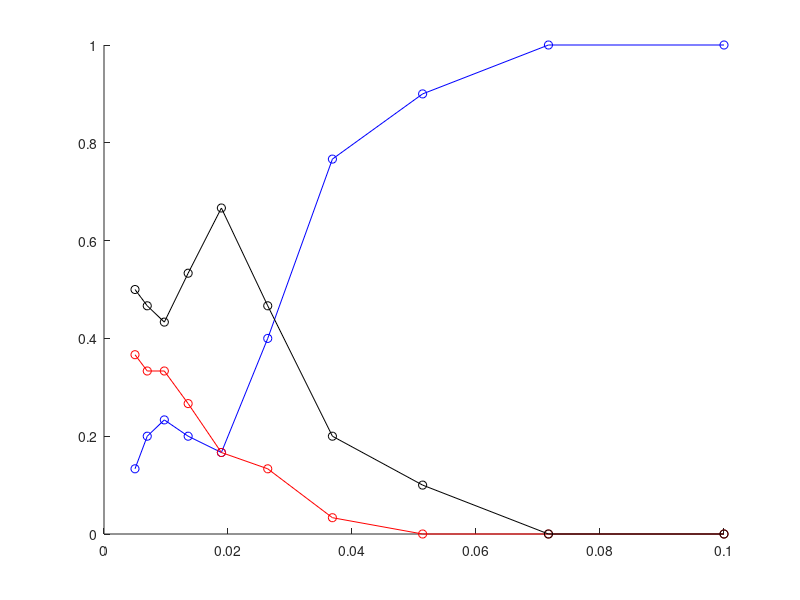

Recreate this plot in MATLAB.
%clear all;close all;
clc;
clear

% load('OK_motionRect_15_block1_5.mat')
% %load('OK_static_10_average_duration1_100.mat')
% data = data_all;
% load('OK_motionRect_15_block2_5.mat')
% 
% data = [ data; data_all ];


load('OK_constant_block1_3.mat')
data = data_all;
% load('SA_constant_block2_100.mat')
% data = [ data; data_all ];
%load('OK_static_10_average_duration1_100.mat')
%data = data_all;
% load('KS_station3Dot_15_block2_5.mat')
% % %
% data = [ data; data_all ];




data_all = data;
clear size

size( data_all )
%data_all = data_all( data_all(:,6) < 81, :);

correct_or_not = zeros(size(data_all,1),1);
for i = 1:size(data_all, 1)
    angle = data_all(i,3);
    response = data_all(i,4);
    
    if angle == 1
        if response == 79
            correct_or_not(i) = 1;
        elseif response == 80
            correct_or_not(i) = -1;
        else
            correct_or_not(i) = 0;
        end
        
    elseif angle == 2
        if response == 80
            correct_or_not(i) = 1;
        elseif response == 79
            correct_or_not(i) = -1;
        else
            correct_or_not(i) = 0;
        end
        
    elseif angle == 3
        if response == 81
            correct_or_not(i) = -1;
        elseif response == 82
            correct_or_not(i) = 1;
        else
            correct_or_not(i) = 0;
        end
    elseif angle == 4
        if response == 82
            correct_or_not(i) = -1;
        elseif response == 81
            correct_or_not(i) = 1;
        else
            correct_or_not(i) = 0;
        end
    end
       
end

data_all = [data_all, correct_or_not];
durations = unique( data_all(:,2) );
correct_ratio = zeros( 1, length(durations));
opposite_ratio = zeros( 1, length(durations));
ortho_ratio = zeros( 1, length(durations));


%first, parallel masking
for i = 1:length(durations)
    doi = data_all( data_all(:,2) == durations(i), : );
    %doi=doi(doi(:,8)==1,:);
    correct_ratio(i) = sum( doi(:,end) == 1 )/size(doi, 1);
    opposite_ratio(i) = sum( doi(:,end) == -1 )/size(doi, 1);
    ortho_ratio(i) = sum( doi(:,end) == 0 )/size(doi, 1);
    size(doi,1);
    
end
%plot parallel mask
%figure
hold on
plot( durations, correct_ratio, 'bo-' );
    hold on;
plot( durations, opposite_ratio, 'ro-' );
plot( durations, ortho_ratio, 'ko-' );


